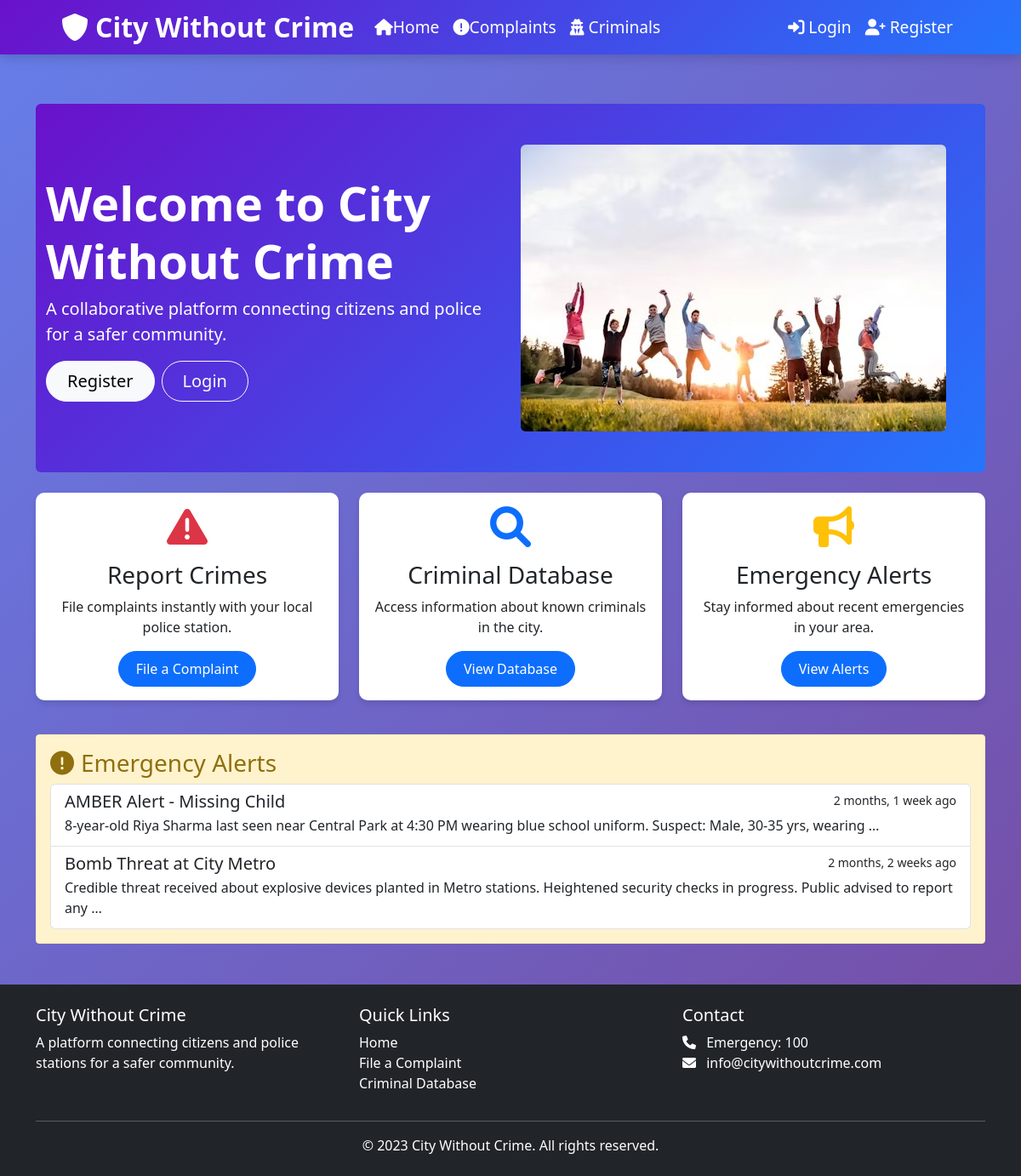
The page / on the database its author committed.
### cwc_app/models.py (models this page shows, shortened)
class EmergencyAlert(models.Model):
    title = models.CharField(max_length=200)
    description = models.TextField()
    stations = models.ManyToManyField(PoliceStation)
    created_by = models.ForeignKey(User, on_delete=models.CASCADE)
    created_at = models.DateTimeField(auto_now_add=True)
    is_active = models.BooleanField(default=True)

### cwc_app/views.py (the view)
# urls.py: 2. Add a URL to urlpatterns:  path('', views.home, name='home')
def home(request):
    emergency_alerts = EmergencyAlert.objects.filter(is_active=True).order_by('-created_at')[:5]
    return render(request, 'home/index.html', {'emergency_alerts': emergency_alerts})

### templates/home/index.html (shortened to what this page needs)
{% extends 'base.html' %}
{% block content %}
{% load static %}
<div class="hero-section bg-primary text-white py-5 mb-4 rounded">
    <div class="container">
        <div class="row align-items-center">
            <div class="col-md-6">
                <h1 class="display-4 fw-bold">Welcome to City Without Crime</h1>
                <p class="lead">A collaborative platform connecting citizens and police for a safer community.</p>
                {% if not user.is_authenticated %}
                <div class="d-grid gap-2 d-sm-flex">
                    <a href="{% url 'register' %}" class="btn btn-light btn-lg px-4">Register</a>
                    <a href="{% url 'login' %}" class="btn btn-outline-light btn-lg px-4">Login</a>
                </div>
                {% endif %}
            </div>
            <div class="col-md-6">
                <img src="{% static 'images/comunity.jpg' %}" alt="Community Safety" class="img-fluid rounded">
            </div>
        </div>
    </div>
</div>
<div class="row mb-4">
    <div class="col-md-4 mb-3">
        <div class="card h-100">
            <div class="card-body text-center">
                <i class="fas fa-exclamation-triangle fa-3x text-danger mb-3"></i>
                <h3 class="card-title">Report Crimes</h3>
                <p class="card-text">File complaints instantly with your local police station.</p>
                <a href="{% url 'create_complaint' %}" class="btn btn-primary">File a Complaint</a>
            </div>
        </div>
    </div>
    <div class="col-md-4 mb-3">
        <div class="card h-100">
            <div class="card-body text-center">
                <i class="fas fa-search fa-3x text-primary mb-3"></i>
                <h3 class="card-title">Criminal Database</h3>
                <p class="card-text">Access information about known criminals in the city.</p>
                <a href="{% url 'criminal_list' %}" class="btn btn-primary">View Database</a>
            </div>
        </div>
    </div>
    <div class="col-md-4 mb-3">
        <div class="card h-100">
            <div class="card-body text-center">
                <i class="fas fa-bullhorn fa-3x text-warning mb-3"></i>
                <h3 class="card-title">Emergency Alerts</h3>
                <p class="card-text">Stay informed about recent emergencies in your area.</p>
                <a href="{% url 'emergency_list' %}" class="btn btn-primary">View Alerts</a>
            </div>
        </div>
    </div>
</div>
{% if emergency_alerts %}
<div   id ='alerts'>
    <h3 class="alert-heading"><i class="fas fa-exclamation-circle me-2"></i>Emergency Alerts</h3>
    <div class="list-group">
        {% for alert in emergency_alerts %}
        <a href="{% url 'emergency_list' %}" class="list-group-item list-group-item-action">
            <div class="d-flex w-100 justify-content-between">
                <h5 class="mb-1">{{ alert.title }}</h5>
                <small>{{ alert.created_at|timesince }} ago</small>
            </div>
            <p class="mb-1">{{ alert.description|truncatewords:20 }}</p>
        </a>
        {% endfor %}
    </div>
</div>
{% endif %}
{% endblock %}

### static/css/style.css (style rules this page uses)
:root { --primary-color: #0d6efd; --secondary-color: #f03848; --success-color: #198754; --danger-color: #dc3545; --warning-color: #ffc107; --info-color: #0dcaf0; --light-color: #f8f9fa; --dark-color: #212529; }
body { background: linear-gradient(135deg, #667eea, #764ba2); background-attachment: fixed; min-height: 100vh; font-family: 'Segoe UI', Tahoma, Geneva, Verdana, sans-serif; background-color: #f5f5f5; padding-top: 50px !important; margin: 0; position: relative; cursor: default; }
.hero-section { background: linear-gradient(135deg, #6a11cb 0%, #2575fc 100%); }
.card { transition: transform 0.3s ease, box-shadow 0.3s ease; border: none; border-radius: 10px; box-shadow: 0 4px 6px rgba(0, 0, 0, 0.1); }
.btn { border-radius: 50px; padding: 8px 20px; font-weight: 500; }
.btn-primary { background-c cursor:default;olor: var(--primary-color); border-color: var(--primary-color); }
#alerts { position: relative; padding: 1rem 1rem; margin-bottom: 1rem; border: 1px solid transparent; border-radius: 0.25rem; color: #8f6f0e; background-color: #fff3cd; border-color: #ffecb5; }

### rows shown on the page
EmergencyAlert: title "AMBER Alert - Missing Child", created_at "2 months, 1 week", description "8-year-old Riya Sharma last seen near Central Park at 4:30 PM wearing blue school uniform. Suspect: Male, 30-35 yrs, wearing …"
EmergencyAlert: title "Bomb Threat at City Metro", created_at "2 months, 2 weeks", description "Credible threat received about explosive devices planted in Metro stations. Heightened security checks in progress. Public advised to report any …"
